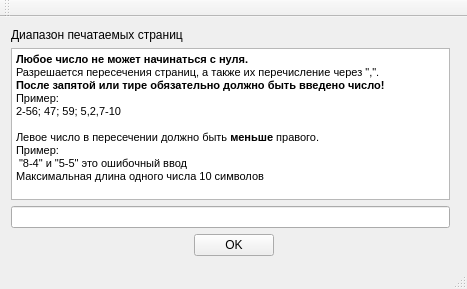
<?xml version="1.0" encoding="UTF-8"?>
<ui version="4.0">
 <class>PagesClass</class>
 <widget class="QMainWindow" name="PagesClass">
  <property name="geometry">
   <rect>
    <x>0</x>
    <y>0</y>
    <width>467</width>
    <height>289</height>
   </rect>
  </property>
  <property name="windowTitle">
   <string>Pages</string>
  </property>
  <widget class="QWidget" name="centralWidget">
   <layout class="QGridLayout" name="gridLayout">
    <item row="2" column="0" colspan="2">
     <layout class="QHBoxLayout" name="horizontalLayout">
      <item>
       <spacer name="horizontalSpacer">
        <property name="orientation">
         <enum>Qt::Horizontal</enum>
        </property>
        <property name="sizeHint" stdset="0">
         <size>
          <width>40</width>
          <height>20</height>
         </size>
        </property>
       </spacer>
      </item>
      <item>
       <widget class="QPushButton" name="pushButton_OK">
        <property name="text">
         <string>OK</string>
        </property>
       </widget>
      </item>
      <item>
       <spacer name="horizontalSpacer_2">
        <property name="orientation">
         <enum>Qt::Horizontal</enum>
        </property>
        <property name="sizeHint" stdset="0">
         <size>
          <width>40</width>
          <height>20</height>
         </size>
        </property>
       </spacer>
      </item>
     </layout>
    </item>
    <item row="0" column="0">
     <layout class="QVBoxLayout" name="verticalLayout">
      <item>
       <widget class="QLabel" name="label">
        <property name="text">
         <string>Диапазон печатаемых страниц</string>
        </property>
       </widget>
      </item>
      <item>
       <widget class="QTextBrowser" name="textBrowser">
        <property name="html">
         <string>&lt;!DOCTYPE HTML PUBLIC &quot;-//W3C//DTD HTML 4.0//EN&quot; &quot;http://www.w3.org/TR/REC-html40/strict.dtd&quot;&gt;
&lt;html&gt;&lt;head&gt;&lt;meta name=&quot;qrichtext&quot; content=&quot;1&quot; /&gt;&lt;style type=&quot;text/css&quot;&gt;
p, li { white-space: pre-wrap; }
&lt;/style&gt;&lt;/head&gt;&lt;body style=&quot; font-family:'MS Shell Dlg 2'; font-size:8.25pt; font-weight:400; font-style:normal;&quot;&gt;
&lt;p style=&quot; margin-top:0px; margin-bottom:0px; margin-left:0px; margin-right:0px; -qt-block-indent:0; text-indent:0px;&quot;&gt;&lt;span style=&quot; font-size:8pt; font-weight:600;&quot;&gt;Любое число не может начинаться с нуля.&lt;/span&gt;&lt;/p&gt;
&lt;p style=&quot; margin-top:0px; margin-bottom:0px; margin-left:0px; margin-right:0px; -qt-block-indent:0; text-indent:0px;&quot;&gt;&lt;span style=&quot; font-size:8pt;&quot;&gt;Разрешается пересечения страниц, а также их перечисление через &amp;quot;,&amp;quot;.&lt;/span&gt;&lt;/p&gt;
&lt;p style=&quot; margin-top:0px; margin-bottom:0px; margin-left:0px; margin-right:0px; -qt-block-indent:0; text-indent:0px;&quot;&gt;&lt;span style=&quot; font-size:8pt; font-weight:600;&quot;&gt;После запятой или тире обязательно должно быть введено число!&lt;/span&gt;&lt;/p&gt;
&lt;p style=&quot; margin-top:0px; margin-bottom:0px; margin-left:0px; margin-right:0px; -qt-block-indent:0; text-indent:0px;&quot;&gt;&lt;span style=&quot; font-size:8pt;&quot;&gt;Пример:&lt;/span&gt;&lt;/p&gt;
&lt;p style=&quot; margin-top:0px; margin-bottom:0px; margin-left:0px; margin-right:0px; -qt-block-indent:0; text-indent:0px;&quot;&gt;&lt;span style=&quot; font-size:8pt;&quot;&gt;2-56; 47; 59; 5,2,7-10&lt;/span&gt;&lt;/p&gt;
&lt;p style=&quot;-qt-paragraph-type:empty; margin-top:0px; margin-bottom:0px; margin-left:0px; margin-right:0px; -qt-block-indent:0; text-indent:0px;&quot;&gt;&lt;br /&gt;&lt;/p&gt;
&lt;p style=&quot; margin-top:0px; margin-bottom:0px; margin-left:0px; margin-right:0px; -qt-block-indent:0; text-indent:0px;&quot;&gt;&lt;span style=&quot; font-size:8pt;&quot;&gt;Левое число в пересечении должно быть &lt;/span&gt;&lt;span style=&quot; font-size:8pt; font-weight:600;&quot;&gt;меньше&lt;/span&gt;&lt;span style=&quot; font-size:8pt;&quot;&gt; правого.&lt;/span&gt;&lt;/p&gt;
&lt;p style=&quot; margin-top:0px; margin-bottom:0px; margin-left:0px; margin-right:0px; -qt-block-indent:0; text-indent:0px;&quot;&gt;&lt;span style=&quot; font-size:8pt;&quot;&gt;Пример:&lt;/span&gt;&lt;/p&gt;
&lt;p style=&quot; margin-top:0px; margin-bottom:0px; margin-left:0px; margin-right:0px; -qt-block-indent:0; text-indent:0px;&quot;&gt;&lt;span style=&quot; font-size:8pt;&quot;&gt; &amp;quot;8-4&amp;quot; и &amp;quot;5-5&amp;quot; это ошибочный ввод&lt;/span&gt;&lt;/p&gt;
&lt;p style=&quot; margin-top:0px; margin-bottom:0px; margin-left:0px; margin-right:0px; -qt-block-indent:0; text-indent:0px;&quot;&gt;&lt;span style=&quot; font-size:8pt;&quot;&gt;Максимальная длина одного числа 10 символов&lt;/span&gt;&lt;/p&gt;&lt;/body&gt;&lt;/html&gt;</string>
        </property>
       </widget>
      </item>
      <item>
       <widget class="QLineEdit" name="lineEdit_PageInput"/>
      </item>
     </layout>
    </item>
   </layout>
  </widget>
  <widget class="QMenuBar" name="menuBar">
   <property name="geometry">
    <rect>
     <x>0</x>
     <y>0</y>
     <width>467</width>
     <height>21</height>
    </rect>
   </property>
  </widget>
  <widget class="QToolBar" name="mainToolBar">
   <attribute name="toolBarArea">
    <enum>TopToolBarArea</enum>
   </attribute>
   <attribute name="toolBarBreak">
    <bool>false</bool>
   </attribute>
  </widget>
  <widget class="QStatusBar" name="statusBar"/>
 </widget>
 <layoutdefault spacing="6" margin="11"/>
 <resources>
  <include location="Pages.qrc"/>
 </resources>
 <connections/>
</ui>
